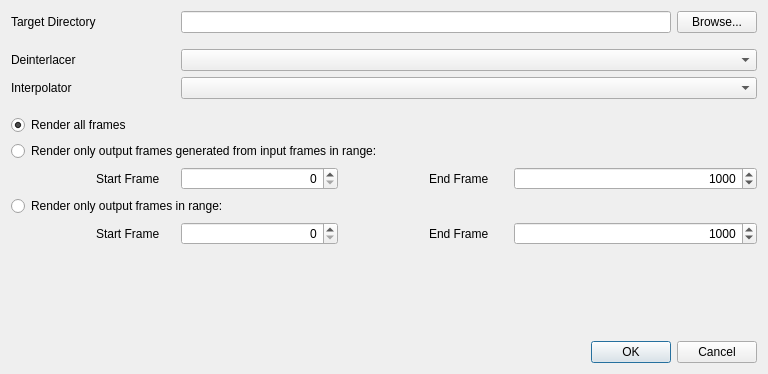
<?xml version="1.0" encoding="UTF-8"?>
<ui version="4.0">
 <class>RenderDialog</class>
 <widget class="QDialog" name="RenderDialog">
  <property name="windowModality">
   <enum>Qt::WindowModal</enum>
  </property>
  <property name="geometry">
   <rect>
    <x>0</x>
    <y>0</y>
    <width>768</width>
    <height>374</height>
   </rect>
  </property>
  <property name="windowTitle">
   <string>Render Frames</string>
  </property>
  <property name="modal">
   <bool>true</bool>
  </property>
  <layout class="QGridLayout" name="gridLayout">
   <item row="6" column="0" colspan="9">
    <widget class="QRadioButton" name="renderInputRangeChoice">
     <property name="text">
      <string>Render only output frames generated from input frames in range:</string>
     </property>
    </widget>
   </item>
   <item row="4" column="0" colspan="9">
    <spacer name="verticalSpacer_2">
     <property name="orientation">
      <enum>Qt::Vertical</enum>
     </property>
     <property name="sizeType">
      <enum>QSizePolicy::Fixed</enum>
     </property>
     <property name="sizeHint" stdset="0">
      <size>
       <width>20</width>
       <height>10</height>
      </size>
     </property>
    </spacer>
   </item>
   <item row="0" column="2" colspan="6">
    <widget class="QLineEdit" name="targetDirectoryText">
     <property name="toolTip">
      <string>Directory holding all files the process modifies, including the output log. Saved with each snapshot.</string>
     </property>
    </widget>
   </item>
   <item row="7" column="1">
    <widget class="QLabel" name="inputStartFrameLabel">
     <property name="text">
      <string>Start Frame</string>
     </property>
    </widget>
   </item>
   <item row="2" column="0" colspan="2">
    <widget class="QLabel" name="deinterlacerLabel">
     <property name="text">
      <string>Deinterlacer</string>
     </property>
    </widget>
   </item>
   <item row="11" column="0" colspan="9">
    <widget class="QDialogButtonBox" name="buttonBox">
     <property name="orientation">
      <enum>Qt::Horizontal</enum>
     </property>
     <property name="standardButtons">
      <set>QDialogButtonBox::Cancel|QDialogButtonBox::Ok</set>
     </property>
    </widget>
   </item>
   <item row="9" column="6" colspan="3">
    <widget class="QSpinBox" name="outputEndFrameNumber">
     <property name="sizePolicy">
      <sizepolicy hsizetype="Preferred" vsizetype="Fixed">
       <horstretch>0</horstretch>
       <verstretch>0</verstretch>
      </sizepolicy>
     </property>
     <property name="minimumSize">
      <size>
       <width>120</width>
       <height>0</height>
      </size>
     </property>
     <property name="alignment">
      <set>Qt::AlignRight|Qt::AlignTrailing|Qt::AlignVCenter</set>
     </property>
     <property name="minimum">
      <number>1</number>
     </property>
     <property name="maximum">
      <number>999999</number>
     </property>
     <property name="singleStep">
      <number>10000</number>
     </property>
     <property name="value">
      <number>1000</number>
     </property>
    </widget>
   </item>
   <item row="7" column="6" colspan="3">
    <widget class="QSpinBox" name="inputEndFrameNumber">
     <property name="alignment">
      <set>Qt::AlignRight|Qt::AlignTrailing|Qt::AlignVCenter</set>
     </property>
     <property name="minimum">
      <number>1</number>
     </property>
     <property name="maximum">
      <number>999999</number>
     </property>
     <property name="singleStep">
      <number>10000</number>
     </property>
     <property name="value">
      <number>1000</number>
     </property>
    </widget>
   </item>
   <item row="7" column="2" colspan="2">
    <widget class="QSpinBox" name="inputStartFrameNumber">
     <property name="alignment">
      <set>Qt::AlignRight|Qt::AlignTrailing|Qt::AlignVCenter</set>
     </property>
     <property name="maximum">
      <number>999999</number>
     </property>
     <property name="singleStep">
      <number>10000</number>
     </property>
    </widget>
   </item>
   <item row="2" column="2" colspan="7">
    <widget class="QComboBox" name="deinterlacerCombo"/>
   </item>
   <item row="9" column="4">
    <spacer name="horizontalSpacer">
     <property name="orientation">
      <enum>Qt::Horizontal</enum>
     </property>
     <property name="sizeType">
      <enum>QSizePolicy::Fixed</enum>
     </property>
     <property name="sizeHint" stdset="0">
      <size>
       <width>40</width>
       <height>20</height>
      </size>
     </property>
    </spacer>
   </item>
   <item row="9" column="5">
    <widget class="QLabel" name="outputEndFrameLabel">
     <property name="sizePolicy">
      <sizepolicy hsizetype="Minimum" vsizetype="Preferred">
       <horstretch>0</horstretch>
       <verstretch>0</verstretch>
      </sizepolicy>
     </property>
     <property name="text">
      <string>End Frame</string>
     </property>
    </widget>
   </item>
   <item row="9" column="1">
    <widget class="QLabel" name="outputStartFrameLabel">
     <property name="sizePolicy">
      <sizepolicy hsizetype="Minimum" vsizetype="Preferred">
       <horstretch>0</horstretch>
       <verstretch>0</verstretch>
      </sizepolicy>
     </property>
     <property name="text">
      <string>Start Frame</string>
     </property>
    </widget>
   </item>
   <item row="0" column="8">
    <widget class="QPushButton" name="browseTargetDirectoryButton">
     <property name="text">
      <string>Browse...</string>
     </property>
    </widget>
   </item>
   <item row="7" column="4">
    <spacer name="horizontalSpacer_3">
     <property name="orientation">
      <enum>Qt::Horizontal</enum>
     </property>
     <property name="sizeType">
      <enum>QSizePolicy::Fixed</enum>
     </property>
     <property name="sizeHint" stdset="0">
      <size>
       <width>40</width>
       <height>20</height>
      </size>
     </property>
    </spacer>
   </item>
   <item row="1" column="0" colspan="9">
    <spacer name="verticalSpacer">
     <property name="orientation">
      <enum>Qt::Vertical</enum>
     </property>
     <property name="sizeType">
      <enum>QSizePolicy::Fixed</enum>
     </property>
     <property name="sizeHint" stdset="0">
      <size>
       <width>10</width>
       <height>10</height>
      </size>
     </property>
    </spacer>
   </item>
   <item row="9" column="0">
    <spacer name="horizontalSpacer_2">
     <property name="orientation">
      <enum>Qt::Horizontal</enum>
     </property>
     <property name="sizeType">
      <enum>QSizePolicy::Fixed</enum>
     </property>
     <property name="sizeHint" stdset="0">
      <size>
       <width>18</width>
       <height>18</height>
      </size>
     </property>
    </spacer>
   </item>
   <item row="0" column="0" colspan="2">
    <widget class="QLabel" name="targetDirectoryLabel">
     <property name="sizePolicy">
      <sizepolicy hsizetype="Minimum" vsizetype="Preferred">
       <horstretch>0</horstretch>
       <verstretch>0</verstretch>
      </sizepolicy>
     </property>
     <property name="text">
      <string>Target Directory</string>
     </property>
    </widget>
   </item>
   <item row="9" column="2" colspan="2">
    <widget class="QSpinBox" name="outputStartFrameNumber">
     <property name="sizePolicy">
      <sizepolicy hsizetype="Preferred" vsizetype="Fixed">
       <horstretch>0</horstretch>
       <verstretch>0</verstretch>
      </sizepolicy>
     </property>
     <property name="minimumSize">
      <size>
       <width>120</width>
       <height>0</height>
      </size>
     </property>
     <property name="toolTip">
      <string>Length, in frames, of the file being encoded. Allows for additional statistics.</string>
     </property>
     <property name="layoutDirection">
      <enum>Qt::LeftToRight</enum>
     </property>
     <property name="alignment">
      <set>Qt::AlignRight|Qt::AlignTrailing|Qt::AlignVCenter</set>
     </property>
     <property name="minimum">
      <number>0</number>
     </property>
     <property name="maximum">
      <number>999999</number>
     </property>
     <property name="singleStep">
      <number>10000</number>
     </property>
     <property name="value">
      <number>0</number>
     </property>
    </widget>
   </item>
   <item row="10" column="0" colspan="9">
    <spacer name="verticalSpacer_3">
     <property name="orientation">
      <enum>Qt::Vertical</enum>
     </property>
     <property name="sizeHint" stdset="0">
      <size>
       <width>20</width>
       <height>40</height>
      </size>
     </property>
    </spacer>
   </item>
   <item row="8" column="0" colspan="9">
    <widget class="QRadioButton" name="renderOutputRangeChoice">
     <property name="text">
      <string>Render only output frames in range:</string>
     </property>
    </widget>
   </item>
   <item row="7" column="5">
    <widget class="QLabel" name="inputEndFrameLabel">
     <property name="text">
      <string>End Frame</string>
     </property>
    </widget>
   </item>
   <item row="5" column="0" colspan="9">
    <widget class="QRadioButton" name="renderAllChoice">
     <property name="text">
      <string>Render all frames</string>
     </property>
     <property name="checked">
      <bool>true</bool>
     </property>
    </widget>
   </item>
   <item row="3" column="0">
    <widget class="QLabel" name="interpolatorLabel">
     <property name="text">
      <string>Interpolator</string>
     </property>
    </widget>
   </item>
   <item row="3" column="2" colspan="7">
    <widget class="QComboBox" name="interpolatorCombo"/>
   </item>
  </layout>
 </widget>
 <resources/>
 <connections>
  <connection>
   <sender>buttonBox</sender>
   <signal>accepted()</signal>
   <receiver>RenderDialog</receiver>
   <slot>accept()</slot>
   <hints>
    <hint type="sourcelabel">
     <x>248</x>
     <y>254</y>
    </hint>
    <hint type="destinationlabel">
     <x>157</x>
     <y>274</y>
    </hint>
   </hints>
  </connection>
  <connection>
   <sender>buttonBox</sender>
   <signal>rejected()</signal>
   <receiver>RenderDialog</receiver>
   <slot>reject()</slot>
   <hints>
    <hint type="sourcelabel">
     <x>316</x>
     <y>260</y>
    </hint>
    <hint type="destinationlabel">
     <x>286</x>
     <y>274</y>
    </hint>
   </hints>
  </connection>
 </connections>
</ui>
